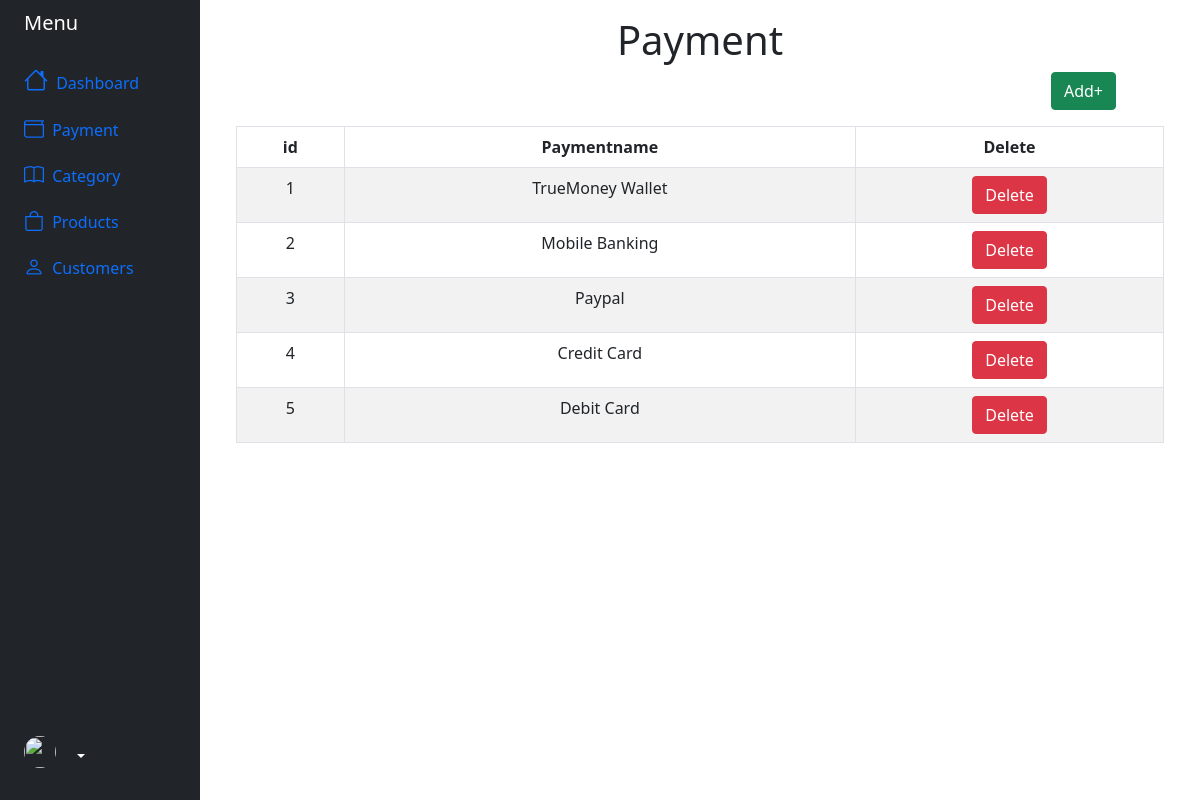
/admin/payment.php (signed in), run on the app's committed database.
### tables this page shows
CREATE TABLE tbPayment (
    cPaymentid                      INT(10)                     UNSIGNED  NOT NULL AUTO_INCREMENT primary key,
    cPaymentName                    VARCHAR(20)  NULL

);

### admin/payment.php (the view, shortened to what this page needs)
<!DOCTYPE html>
<html lang="en">
<head>
    <link href="https://cdn.jsdelivr.net/npm/bootstrap@5.0.2/dist/css/bootstrap.min.css" rel="stylesheet">
    <link rel="stylesheet" href="https://cdn.jsdelivr.net/npm/bootstrap-icons@1.11.3/font/bootstrap-icons.min.css">
</head>
<body>
<?php include 'Sidebar.php'; ?>
        <div class="col py-3">
        <div class="container">
            <h1 class="text-center">Payment</h1>
            <a href="addpayment.php" class="btn btn-success mb-3" style="float: right; margin-right: 3rem;">Add+</a>
            <table class="table table-bordered table-striped table-hover text-center">
                <thead>
                    <th>id</th>
                    <th>Paymentname</th>
                    <th>Delete</th>
                </thead>
                <tbody>
                <?php
            $select_tbpayment = $conn->prepare("SELECT * FROM tbpayment");
            $select_tbpayment->execute();
            while($rowtbpayment = $select_tbpayment->fetch(PDO::FETCH_ASSOC)) {
                ?>
<tr>
    <td><?php echo $rowtbpayment["cPaymentid"]; ?></td>
    <td><?php echo $rowtbpayment["cPaymentName"]; ?></td>
    <td><a href="?delete_id=<?php echo $rowtbpayment["cPaymentid"]; ?>" class="btn btn-danger">Delete</a></td>
</tr>
<?php } ?>
</tbody>
    </table>
    </div>
    </div>
        </div>
    </div>
</body>
</html>

### data on the page
tbpayment: cPaymentid "1", cPaymentName "TrueMoney Wallet"
tbpayment: cPaymentid "2", cPaymentName "Mobile Banking"
tbpayment: cPaymentid "3", cPaymentName "Paypal"
tbpayment: cPaymentid "4", cPaymentName "Credit Card"
tbpayment: cPaymentid "5", cPaymentName "Debit Card"
